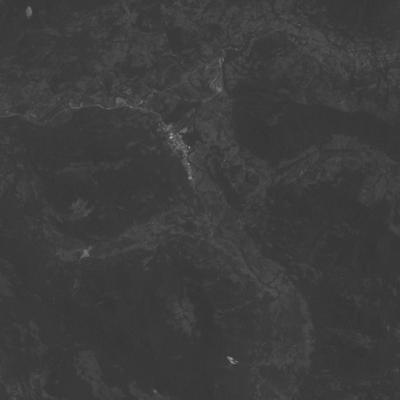
#> input picture src/archivos/b1.tif, 400 x 400 px
$ python main.py
#> lines starting #> are read from the running program, lines starting #| are printed output that depends on the picture
### src/tiff.py
'''
Created on 10-06-2012

@author: micho
'''

import pprint
import Image,TiffImagePlugin
import math

#
#    Dado el valor de un pixel, devolver el valor de reflectancia espectral
#    NIVEL DIGITAL = valor del pixel
#    LMAX, LMIN, QMAX, QMIN = constantes definidas por el fabricante
#
def filtrar_reflectancia(NIVEL_DIGITAL,LMAX, LMIN, QMAX, QMIN):
    #sensor ETM+/Landsat
    divi = ((LMAX - LMIN) / (QMAX - QMIN))
    multi = (NIVEL_DIGITAL - QMIN)
    resultado = divi*multi + LMIN

    return resultado


#
#    Dado el valor de un pixel, devolver el valor de radiancia
#

def filtrar_radiancia(REFLECTANCIA,IRRADIANCIA_SOLAR,ELEVACION_SOLAR,DIA_JULIANO):

    DISTANCIA = 1- 0.01673 * ( math.cos(0.9856 * (DIA_JULIANO - 4)))

    numerador = math.pi * REFLECTANCIA * (DISTANCIA*DISTANCIA)
    denominador = IRRADIANCIA_SOLAR * math.cos(90 - ELEVACION_SOLAR)    # angulo cenital es el opuesto a la elevacion solar
    resultado = numerador / denominador

    return resultado

#
#    Devuelve un diccionario con los metadatos
#
def cargar_config():
    configuracion = {
        'b1' : { 'LMAX' : 191.600, 'LMIN' : -6.200, 'QCALMIN' : 1.0 , 'QCALMAX' : 255.0, 'SOLAR' : 1997.0 },
        'b2' : { 'LMAX' : 196.500, 'LMIN' : -6.400, 'QCALMIN' : 1.0 , 'QCALMAX' : 255.0, 'SOLAR' : 1812.0 },
        'b3' : { 'LMAX' : 152.900, 'LMIN' : -5.000, 'QCALMIN' : 1.0 , 'QCALMAX' : 255.0, 'SOLAR' : 1533.0 },
        'b4' : { 'LMAX' : 241.100, 'LMIN' : -5.100, 'QCALMIN' : 1.0 , 'QCALMAX' : 255.0, 'SOLAR' : 1039.0 },
        'b5' : { 'LMAX' : 31.060,  'LMIN' : -1.000, 'QCALMIN' : 1.0 , 'QCALMAX' : 255.0, 'SOLAR' : 230.8 },
        'b7' : { 'LMAX' : 10.800,  'LMIN' : -0.350, 'QCALMIN' : 1.0 , 'QCALMAX' : 255.0, 'SOLAR' : 84.9 },
        'DIA_JULIANO' : 2455026.191609,
        'ELEVACION_SOLAR' : 52.1847478
    }
    return configuracion

### src/main.py
#
#
#    Proyecto para filtrar segun radiancia y reflectividad imagenes satelitales
#
#
import pprint
import Image,TiffImagePlugin
from tiff import cargar_config,filtrar_radiancia,filtrar_reflectancia


### CARGAR ARCHIVO DE METADATOS
configuracion = cargar_config()


### DEFINIR ARCHIVOS TIFF
archivosTIFF = (("b1","archivos/b1.tif"),
                ("b2","archivos/b2.tif"),
                ("b3","archivos/b3.tif"),
                ("b4","archivos/b4.tif"),
                ("b5","archivos/b5.tif"),
                ("b7","archivos/b7.tif"))

### FILTRAR Y GUARDAR ARCHIVOS
for tupla in archivosTIFF:
    config_archivo = configuracion[tupla[0]]
    nombre_archivo = tupla[1]


    imagen = Image.open(nombre_archivo,'r')
#> imagen is the input picture: PIL image 400x400 L; min 50, max 171, mean 61
    lista = list(imagen.getdata())
#> lista = 160000 items
    lista_reflectancia = list()
    lista_radiancia = list()

    # iterar sobre elementos
    for ND in lista:
        valor = filtrar_reflectancia(ND, config_archivo['LMAX'], config_archivo['LMIN'], config_archivo['QCALMAX'], config_archivo['QCALMIN'])
        lista_reflectancia.append(valor)
#> this loop made 160000 passes
#> (ND, multi in filtrar_reflectancia, resultado in filtrar_reflectancia, valor) on passes 1 to 3: (66, 65, 44.42, 44.42), (64, 63, 42.86, 42.86), (61, 60, 40.52, 40.52)
#> after the loop, lista_reflectancia = 160000 items

    imagen.putdata(lista_reflectancia)
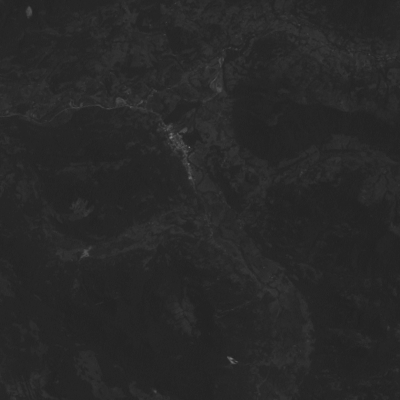
#> imagen: PIL image 400x400 L; min 31, max 126, mean 40
    imagen.save("archivos/" + tupla[0] + "-reflectancia.tif")


    # iterar sobre elementos
    for REFLECTANCIA in lista_reflectancia:
        valor = filtrar_radiancia(REFLECTANCIA, config_archivo['SOLAR'], configuracion['ELEVACION_SOLAR'], configuracion['DIA_JULIANO'])
        lista_radiancia.append(valor)
#> this loop made 160000 passes
#> (REFLECTANCIA, numerador in filtrar_radiancia, resultado in filtrar_radiancia, valor) on passes 1 to 3: (44.42, 143.7, 0.0724, 0.0724), (42.86, 138.6, 0.0699, 0.0699), (40.52, 131.1, 0.0661, 0.0661)
#> after the loop, lista_radiancia = 160000 items

    imagen.putdata(lista_radiancia)
#> imagen: PIL image 400x400 L; every value is 0
    imagen.save("archivos/" + tupla[0] + "-radiancia.tif")
#> pass 2 of the loop `for tupla in archivosTIFF:`:
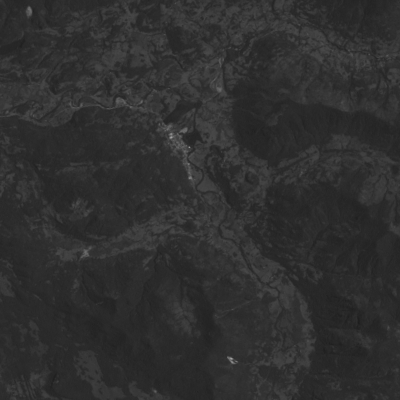
#> input picture src/archivos/b2.tif, 400 x 400 px
#> imagen is the input picture: PIL image 400x400 L; min 29, max 160, mean 47.5
#> the loop `for ND in lista:` made 160000 passes
#> (ND, multi in filtrar_reflectancia, resultado in filtrar_reflectancia, valor) on passes 1 to 3: (56, 55, 37.54, 37.54), (54, 53, 35.94, 35.94), (49, 48, 31.94, 31.94)
#> `imagen.putdata(lista_reflectancia)`:
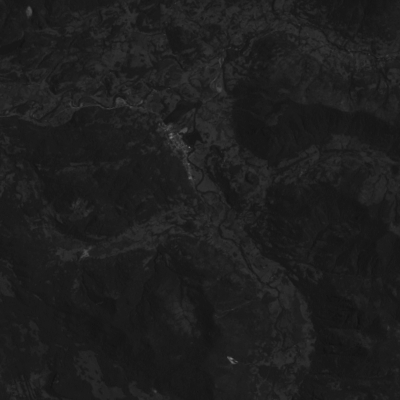
#> imagen: PIL image 400x400 L; min 15, max 120, mean 30.2
#> the loop `for REFLECTANCIA in lista_reflectancia:` made 160000 passes
#> REFLECTANCIA on passes 1 to 3: 37.54, 35.94, 31.94
#> pass 3 of the loop `for tupla in archivosTIFF:`:
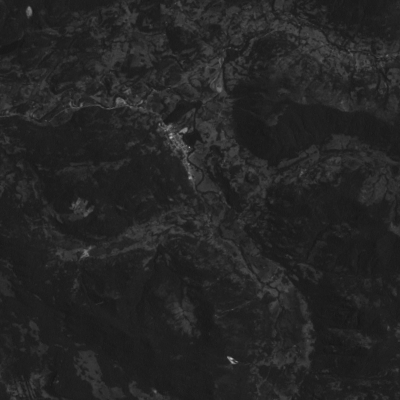
#> input picture src/archivos/b3.tif, 400 x 400 px
#> imagen is the input picture: PIL image 400x400 L; min 20, max 187, mean 37
#> the loop `for ND in lista:` made 160000 passes
#> ND on passes 1 to 3: 47, 43, 38
#> `imagen.putdata(lista_reflectancia)`:
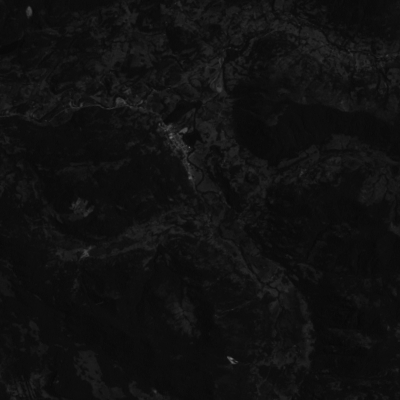
#> imagen: PIL image 400x400 L; min 6, max 110, mean 16.9
#> the loop `for REFLECTANCIA in lista_reflectancia:` made 160000 passes
#> REFLECTANCIA on passes 1 to 3: 23.6, 21.11, 18
#> the loop made 6 passes; the first 3 are shown
